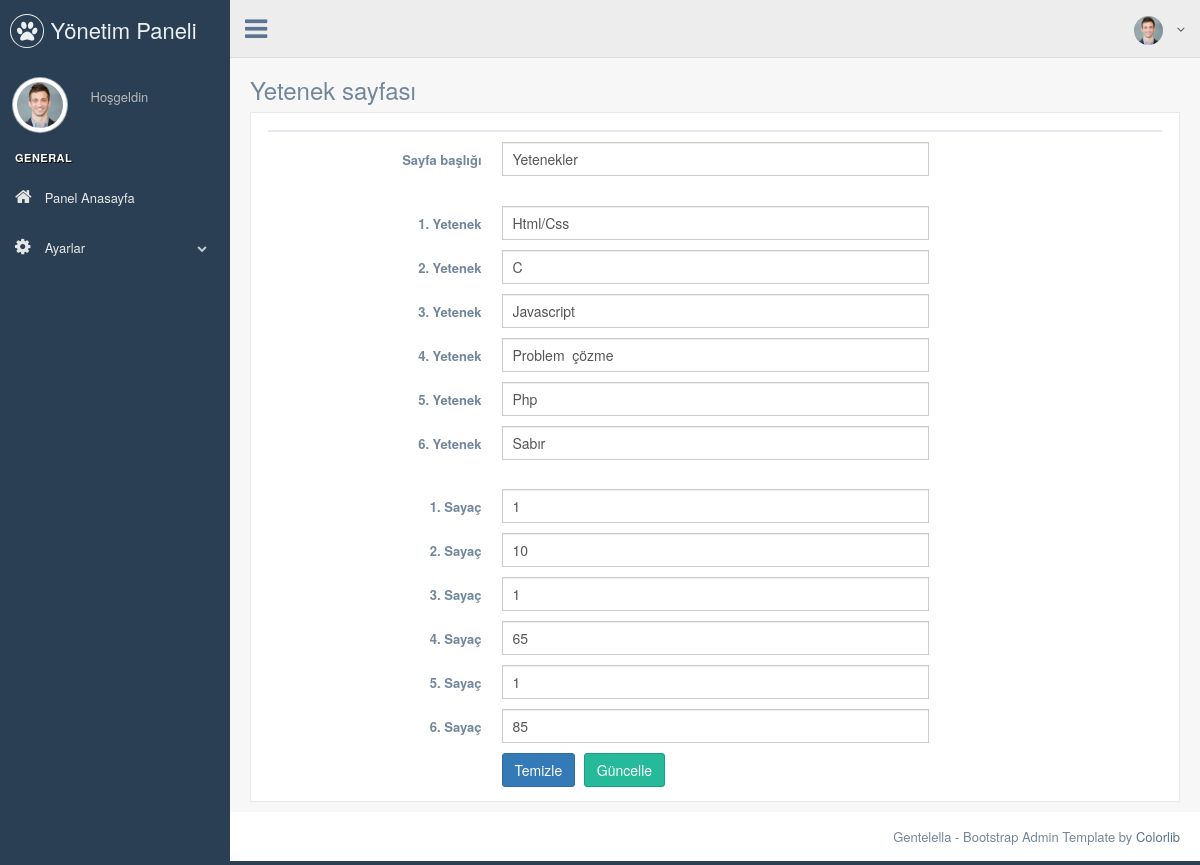
The app's page /pp/nedmin/skill.php with its own data.
### tables this page shows
CREATE TABLE `skills` (
  `skill_id` int(11) NOT NULL,
  `skill_title` varchar(50) NOT NULL,
  `first_skill` varchar(50) NOT NULL,
  `second_skill` varchar(50) NOT NULL,
  `third_skill` varchar(50) NOT NULL,
  `fourth_skill` varchar(50) NOT NULL,
  `fifth_skill` varchar(50) NOT NULL,
  `sixth_skill` varchar(50) NOT NULL,
  `first_counter` varchar(10) NOT NULL,
  `second_counter` varchar(10) NOT NULL,
  `third_counter` varchar(10) NOT NULL,
  `fourth_counter` varchar(10) NOT NULL,
  `fifth_counter` varchar(10) NOT NULL,
  `sixth_counter` varchar(10) NOT NULL
);

### pp/nedmin/skill.php (the view, shortened to what this page needs)
<?php
include "header.php";
$check_skill = $db->prepare("SELECT * FROM skills");
$check_skill->execute();
$control_skill = $check_skill->rowCount();
$fetch_skill = $db->prepare("SELECT * FROM skills WHERE skill_id=1");
$fetch_skill->execute();
$fetch = $fetch_skill->fetch(PDO::FETCH_ASSOC);
?>
<div class="right_col" role="main">
  <div class="">
    <div class="page-title">
      <div class="title_left">
        <h3>Yetenek sayfası</h3>
      </div>
    </div>
    <div class="clearfix"></div>
    <div class="row">
      <div class="col-md-12 col-sm-12 col-xs-12">
        <div class="x_panel">
          <div class="x_title">
          </div>
          <form class="form-horizontal form-label-left" action="process.php" method="POST">
            <div class="item form-group">
              <label class="control-label col-md-3 col-sm-3 col-xs-12" for="name">Sayfa başlığı
              </label>
              <div class="col-md-6 col-sm-6 col-xs-12">
                <input class="form-control col-md-7 col-xs-12" value="<?php echo $fetch['skill_title'] ?>" name="skill_title" required="required" type="text">
              </div>
            </div>
            <br>
            <div class="item form-group">
              <label class="control-label col-md-3 col-sm-3 col-xs-12">1. Yetenek
              </label>
              <div class="col-md-6 col-sm-6 col-xs-12">
                <input type="text" name="first_skill" value="<?php echo $fetch['first_skill'] ?>" required="required" class="form-control col-md-7 col-xs-12">
              </div>
            </div>
            <div class="item form-group">
              <label class="control-label col-md-3 col-sm-3 col-xs-12">2. Yetenek
              </label>
              <div class="col-md-6 col-sm-6 col-xs-12">
                <input type="text" name="second_skill" value="<?php echo $fetch['second_skill'] ?>" required="required" class="form-control col-md-7 col-xs-12">
              </div>
            </div>
            <div class="item form-group">
              <label class="control-label col-md-3 col-sm-3 col-xs-12">3. Yetenek
              </label>
              <div class="col-md-6 col-sm-6 col-xs-12">
                <input type="text" name="third_skill" value="<?php echo $fetch['third_skill'] ?>" required="required" class="form-control col-md-7 col-xs-12">
              </div>
            </div>
            <div class="item form-group">
              <label class="control-label col-md-3 col-sm-3 col-xs-12">4. Yetenek
              </label>
              <div class="col-md-6 col-sm-6 col-xs-12">
                <input type="text" name="fourth_skill" value="<?php echo $fetch['fourth_skill'] ?>" required="required" class="form-control col-md-7 col-xs-12">
              </div>
            </div>
            <div class="item form-group">
              <label class="control-label col-md-3 col-sm-3 col-xs-12">5. Yetenek
              </label>
              <div class="col-md-6 col-sm-6 col-xs-12">
                <input type="text" name="fifth_skill" value="<?php echo $fetch['fifth_skill'] ?>" required="required" class="form-control col-md-7 col-xs-12">
              </div>
            </div>
            <div class="item form-group">
              <label class="control-label col-md-3 col-sm-3 col-xs-12">6. Yetenek
              </label>
              <div class="col-md-6 col-sm-6 col-xs-12">
                <input type="text" name="sixth_skill" value="<?php echo $fetch['sixth_skill'] ?>" required="required" class="form-control col-md-7 col-xs-12">
              </div>
            </div>
            <br>
            <div class="item form-group">
              <label class="control-label col-md-3 col-sm-3 col-xs-12">1. Sayaç
              </label>
              <div class="col-md-6 col-sm-6 col-xs-12">
                <input type="text" name="first_counter" value="<?php echo $fetch['first_counter'] ?>" required="required" class="form-control col-md-7 col-xs-12">
              </div>
            </div>
            <div class="item form-group">
              <label class="control-label col-md-3 col-sm-3 col-xs-12">2. Sayaç
              </label>
              <div class="col-md-6 col-sm-6 col-xs-12">
                <input type="text" name="second_counter" value="<?php echo $fetch['second_counter'] ?>" required="required" class="form-control col-md-7 col-xs-12">
              </div>
            </div>
            <div class="item form-group">
              <label class="control-label col-md-3 col-sm-3 col-xs-12">3. Sayaç
              </label>
              <div class="col-md-6 col-sm-6 col-xs-12">
                <input type="text" name="third_counter" value="<?php echo $fetch['third_counter'] ?>" required="required" class="form-control col-md-7 col-xs-12">
              </div>
            </div>
            <div class="item form-group">
              <label class="control-label col-md-3 col-sm-3 col-xs-12">4. Sayaç
              </label>
              <div class="col-md-6 col-sm-6 col-xs-12">
                <input type="text" name="fourth_counter" value="<?php echo $fetch['fourth_counter'] ?>" required="required" class="form-control col-md-7 col-xs-12">
              </div>
            </div>
            <div class="item form-group">
              <label class="control-label col-md-3 col-sm-3 col-xs-12">5. Sayaç
              </label>
              <div class="col-md-6 col-sm-6 col-xs-12">
                <input type="text" name="fifth_counter" value="<?php echo $fetch['fifth_counter'] ?>" required="required" class="form-control col-md-7 col-xs-12">
              </div>
            </div>
            <div class="item form-group">
              <label class="control-label col-md-3 col-sm-3 col-xs-12">6. Sayaç
              </label>
              <div class="col-md-6 col-sm-6 col-xs-12">
                <input type="text" name="sixth_counter" value="<?php echo $fetch['sixth_counter'] ?>" required="required" class="form-control col-md-7 col-xs-12">
              </div>
            </div>
            <div class="form-group">
              <div class="col-md-6 col-md-offset-3">
                <button type="submit" class="btn btn-primary">Temizle</button>
                <?php
                if ($control_skill == 1) { ?>
                  <button type="submit" class="btn btn-success" name="update_skills">Güncelle</button>
                <?php } else { ?>
                  <button type="submit" class="btn btn-warning" name="insert_skills">Ekle</button>
                <?php } ?>
              </div>
            </div>
        </div>
      </div>
    </div>
  </div>
</div>
</div>
</div>
<?php
include "footer.php";
?>

### pp/nedmin/header.php (shortened to what this page needs)
<?php
include 'connect.php';
$user_name = $_SESSION['user_name'];
$query = $db->prepare("SELECT * FROM user WHERE user_name='$user_name'");
$query->execute();
$fetch = $query->fetch();
?>
<!DOCTYPE html>
<html lang="en">
  <head>
    <link href="./vendors/bootstrap/dist/css/bootstrap.min.css" rel="stylesheet">
    <link href="./vendors/font-awesome/css/font-awesome.min.css" rel="stylesheet">
    <link href="./vendors/nprogress/nprogress.css" rel="stylesheet">
    <link href="./vendors/iCheck/skins/flat/green.css" rel="stylesheet">
    <link href="./vendors/bootstrap-progressbar/css/bootstrap-progressbar-3.3.4.min.css" rel="stylesheet">
    <link href="./vendors/jqvmap/dist/jqvmap.min.css" rel="stylesheet"/>
    <link href="./vendors/bootstrap-daterangepicker/daterangepicker.css" rel="stylesheet">
    <link href="./build/css/custom.min.css" rel="stylesheet">
  </head>
  <body class="nav-md">
    <div class="container body">
      <div class="main_container">
        <div class="col-md-3 left_col">
          <div class="left_col scroll-view">
            <div class="navbar nav_title" style="border: 0;">
              <a href="index.html" class="site_title"><i class="fa fa-paw"></i> <span>Yönetim Paneli</span></a>
            </div>
            <div class="profile clearfix">
              <div class="profile_pic">
                <img src="images/img.jpg" alt="..." class="img-circle profile_img">
              </div>
              <div class="profile_info">
                <span>Hoşgeldin</span>
              </div>
            </div>
            <br />
            <div id="sidebar-menu" class="main_menu_side hidden-print main_menu">
              <div class="menu_section">
                <h3>General</h3>
                <ul class="nav side-menu">
                  <li><a href="index.php" ><i class="fa fa-home"></i> Panel Anasayfa</a>
                  </li>
                  <li><a><i class="fa fa-cog"></i> Ayarlar <span class="fa fa-chevron-down"></span></a>
                  </li>
                </ul>
              </div>
            </div>
          </div>
        </div>
        <div class="top_nav">
          <div class="nav_menu">
            <nav>
              <div class="nav toggle">
                <a id="menu_toggle"><i class="fa fa-bars"></i></a>
              </div>
              <ul class="nav navbar-nav navbar-right">
                <li class="">
                  <a href="javascript:;" class="user-profile dropdown-toggle" data-toggle="dropdown" aria-expanded="false">
                    <img src="images/img.jpg" alt=""><?php echo $fetch['user_name']; ?>
                    <span class=" fa fa-angle-down"></span>
                  </a>
                </li>
              </ul>
            </nav>
          </div>
        </div>

### pp/nedmin/footer.php (shortened to what this page needs)
<footer>
          <div class="pull-right">
            Gentelella - Bootstrap Admin Template by <a href="https://colorlib.com">Colorlib</a>
          </div>
          <div class="clearfix"></div>
        </footer>
  </body>
</html>

### records on screen
skills: skill_title "Yetenekler", first_skill "Html/Css", second_skill "C", third_skill "Javascript", fourth_skill "Problem çözme", fifth_skill "Php", sixth_skill "Sabır", first_counter "1", second_counter "10", third_counter "1", fourth_counter "65", fifth_counter "1", sixth_counter "85"
